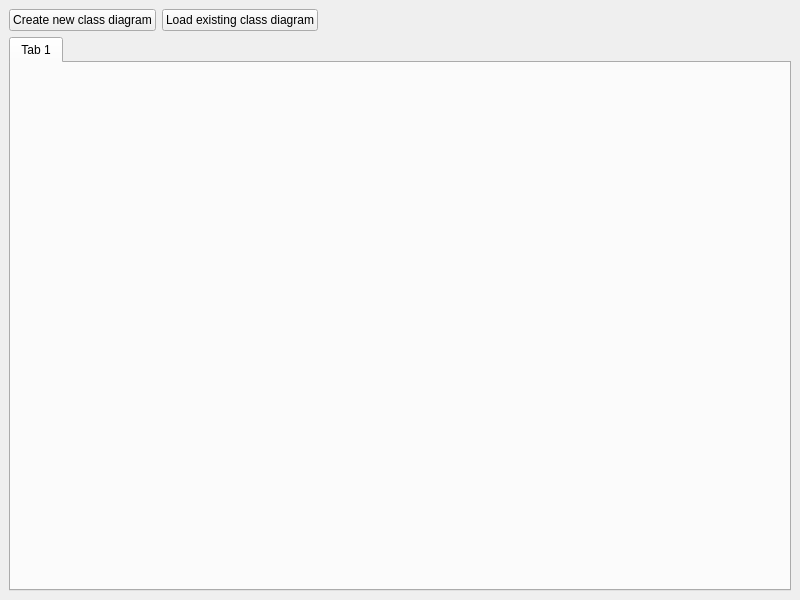
<?xml version="1.0" encoding="UTF-8"?>
<ui version="4.0">
 <class>MainWindow</class>
 <widget class="QMainWindow" name="MainWindow">
  <property name="geometry">
   <rect>
    <x>0</x>
    <y>0</y>
    <width>800</width>
    <height>600</height>
   </rect>
  </property>
  <property name="windowTitle">
   <string>MainWindow</string>
  </property>
  <widget class="QWidget" name="centralwidget">
   <layout class="QVBoxLayout" name="verticalLayout_2">
    <item>
     <layout class="QVBoxLayout" name="verticalLayout">
      <item>
       <layout class="QHBoxLayout" name="horizontalLayout">
        <item>
         <widget class="QPushButton" name="pushButton">
          <property name="text">
           <string>Create new class diagram</string>
          </property>
         </widget>
        </item>
        <item>
         <widget class="QPushButton" name="pushButton_2">
          <property name="text">
           <string>Load existing class diagram</string>
          </property>
         </widget>
        </item>
        <item>
         <spacer name="horizontalSpacer">
          <property name="orientation">
           <enum>Qt::Horizontal</enum>
          </property>
          <property name="sizeHint" stdset="0">
           <size>
            <width>40</width>
            <height>20</height>
           </size>
          </property>
         </spacer>
        </item>
       </layout>
      </item>
      <item>
       <widget class="QTabWidget" name="tabWidget">
        <property name="currentIndex">
         <number>0</number>
        </property>
        <widget class="QWidget" name="tab">
         <attribute name="title">
          <string>Tab 1</string>
         </attribute>
        </widget>
       </widget>
      </item>
     </layout>
    </item>
   </layout>
  </widget>
 </widget>
 <resources/>
 <connections/>
</ui>
